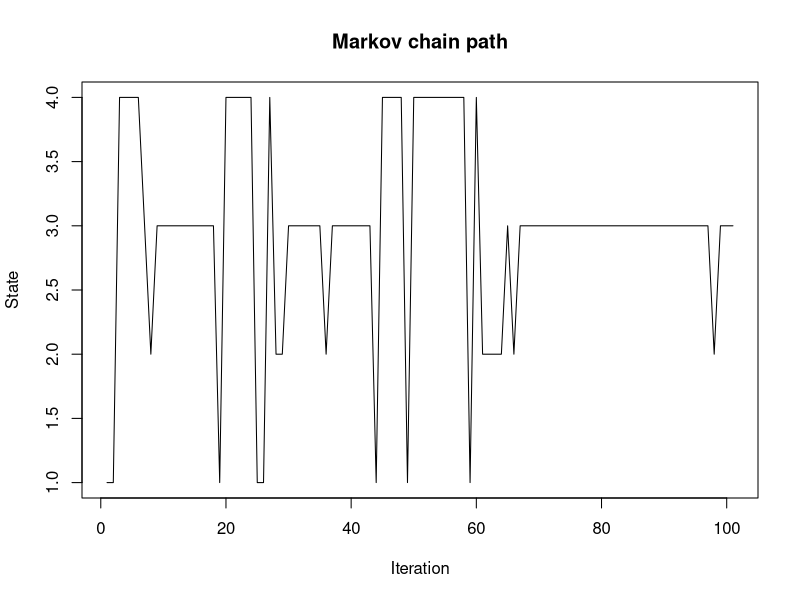

Write R code to recreate this figure.
#Number of iterations
N=100
#Path variable
X=rep(0,N+1)
#States
S=1:4
#Initialization
X[1]=S[1]
#Transition Matrix
A=matrix(nrow=length(S), ncol=length(S), c(0.1,0.1,0.1,0.3,
                                           0.1,0.3,0.1,0.1,
                                           0.1,0.6,0.8,0.1,
                                           0.7,0.0,0.0,0.5))

for (i in 1:N){
  probs=A[X[i],]
  u=runif(1)
  cs=cumsum(probs)
  X[i+1]=which(u<=cs)[1]
}

print(X)
plot(X, type ="l",xlab ="Iteration", ylab = "State", main ="Markov chain path")
